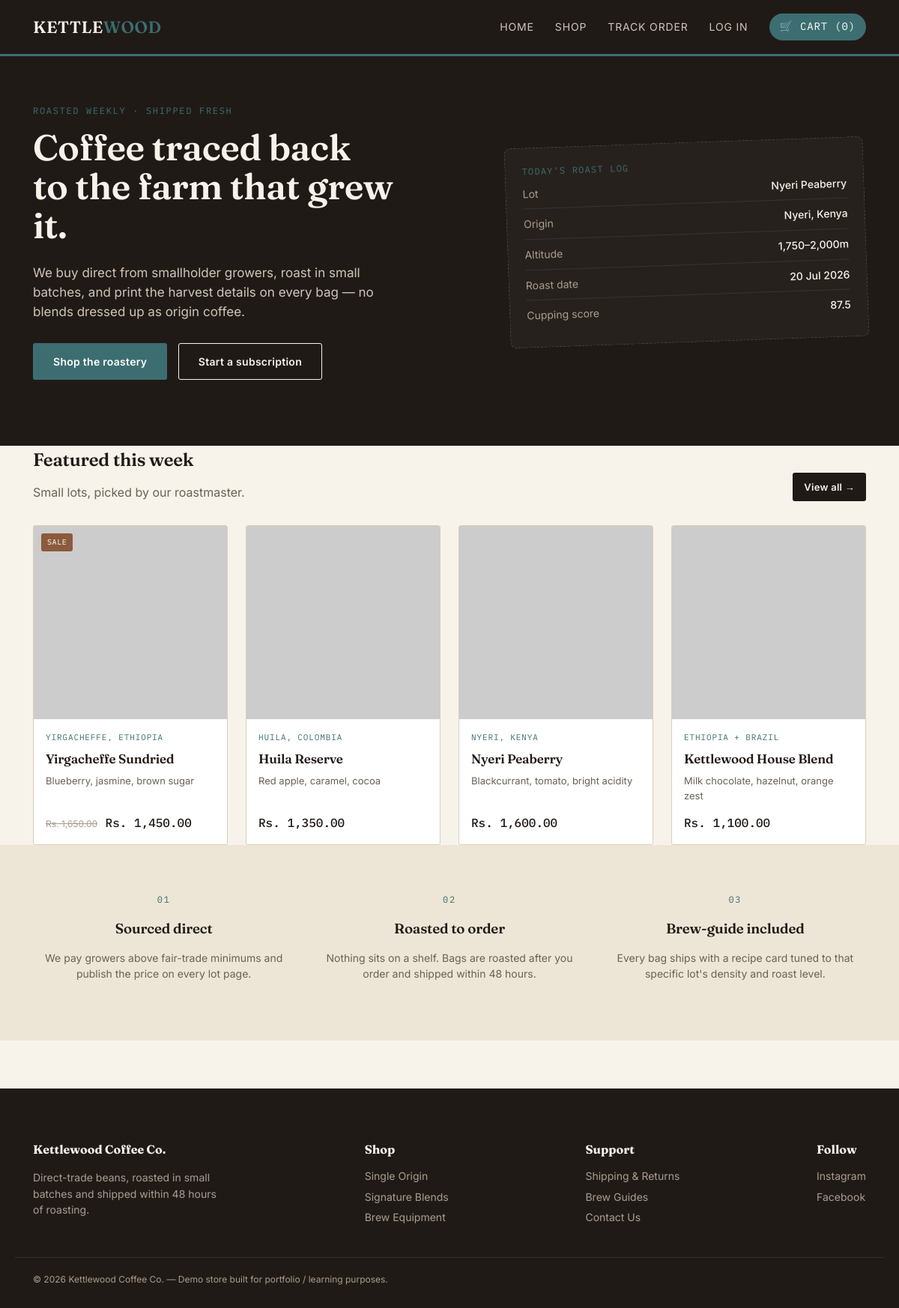
The page / on the database its author committed.
### tables this page shows
CREATE TABLE products (
    id INT AUTO_INCREMENT PRIMARY KEY,
    category_id INT NOT NULL,
    name VARCHAR(150) NOT NULL,
    slug VARCHAR(150) NOT NULL UNIQUE,
    sku VARCHAR(30) NOT NULL UNIQUE,
    price DECIMAL(10, 2) NOT NULL,
    compare_price DECIMAL(10, 2) DEFAULT NULL,
    origin VARCHAR(100) DEFAULT NULL,
    altitude VARCHAR(50) DEFAULT NULL,
    roast_level VARCHAR(30) DEFAULT NULL,
    tasting_notes VARCHAR(255) DEFAULT NULL,
    description TEXT,
    image VARCHAR(255) DEFAULT NULL,
    stock INT NOT NULL DEFAULT 0,
    is_featured TINYINT(1) NOT NULL DEFAULT 0,
    created_at TIMESTAMP DEFAULT CURRENT_TIMESTAMP,
    FOREIGN KEY (category_id) REFERENCES categories (id)
);

### includes/functions.php (called while the page is built, shortened)
<?php
function money($amount) {
    return CURRENCY . number_format((float)$amount, 2);
}
function image_src($filename) {
    return 'https://placehold.co/600x600/201A17/EDE6D6?text=' . urlencode('KETTLEWOOD');
}

### index.php (the view, shortened to what this page needs)
<?php
require_once 'config.php';
require_once 'includes/functions.php';
require 'includes/header.php';
$featured = mysqli_query($conn, "SELECT * FROM products WHERE is_featured = 1 LIMIT 4");
?>
<section class="hero">
    <div class="wrap">
        <div>
            <div class="eyebrow">Roasted weekly &middot; Shipped fresh</div>
            <h1>Coffee traced back<br>to the farm that grew it.</h1>
            <p>We buy direct from smallholder growers, roast in small batches, and print the harvest details on every bag — no blends dressed up as origin coffee.</p>
            <a href="shop.php" class="btn btn-primary">Shop the roastery</a>
            <a href="shop.php?category=subscriptions" class="btn btn-outline" style="margin-left:10px;">Start a subscription</a>
        </div>
        <div class="stamp">
            <div class="stamp-title">Today's Roast Log</div>
            <div class="stamp-row"><span>Lot</span><b>Nyeri Peaberry</b></div>
            <div class="stamp-row"><span>Origin</span><b>Nyeri, Kenya</b></div>
            <div class="stamp-row"><span>Altitude</span><b>1,750–2,000m</b></div>
            <div class="stamp-row"><span>Roast date</span><b><?= date('d M Y') ?></b></div>
            <div class="stamp-row"><span>Cupping score</span><b>87.5</b></div>
        </div>
    </div>
</section>
<section class="wrap">
    <div class="section-head">
        <div>
            <h2>Featured this week</h2>
            <p>Small lots, picked by our roastmaster.</p>
        </div>
        <a href="shop.php" class="btn btn-dark btn-sm">View all →</a>
    </div>
    <div class="grid">
        <?php while ($p = mysqli_fetch_assoc($featured)): ?>
            <a href="product.php?slug=<?= urlencode($p['slug']) ?>" class="card">
                <div class="card-img-wrap">
                    <?php if ($p['compare_price']): ?><span class="badge-featured">SALE</span><?php endif; ?>
                    <div class="card-img"><img src="<?= image_src($p['image']) ?>" alt="<?= htmlspecialchars($p['name']) ?>"></div>
                </div>
                <div class="card-body">
                    <?php if ($p['origin']): ?><div class="card-tag"><?= htmlspecialchars($p['origin']) ?></div><?php endif; ?>
                    <h3><?= htmlspecialchars($p['name']) ?></h3>
                    <?php if ($p['tasting_notes']): ?><p class="card-notes"><?= htmlspecialchars($p['tasting_notes']) ?></p><?php endif; ?>
                    <div class="card-price-row">
                        <div>
                            <?php if ($p['compare_price']): ?><span class="price-strike"><?= money($p['compare_price']) ?></span><?php endif; ?>
                            <span class="price"><?= money($p['price']) ?></span>
                        </div>
                    </div>
                </div>
            </a>
        <?php endwhile; ?>
    </div>
</section>
<section style="background:var(--parchment);">
    <div class="wrap" style="display:grid;grid-template-columns:repeat(3,1fr);gap:32px;text-align:center;">
        <div>
            <div class="eyebrow">01</div>
            <h3>Sourced direct</h3>
            <p style="color:#6b6156;font-size:14px;">We pay growers above fair-trade minimums and publish the price on every lot page.</p>
        </div>
        <div>
            <div class="eyebrow">02</div>
            <h3>Roasted to order</h3>
            <p style="color:#6b6156;font-size:14px;">Nothing sits on a shelf. Bags are roasted after you order and shipped within 48 hours.</p>
        </div>
        <div>
            <div class="eyebrow">03</div>
            <h3>Brew-guide included</h3>
            <p style="color:#6b6156;font-size:14px;">Every bag ships with a recipe card tuned to that specific lot's density and roast level.</p>
        </div>
    </div>
</section>
<?php require 'includes/footer.php'; ?>

### css/style.css (style rules this page uses)
:root { --charcoal: #201A17; --ink: #2B2420; --ecru: #F7F3EA; --parchment: #EDE6D6; --teal: #3C6E71; --teal-dark: #2A4F51; --copper: #8C5A3C; --line: #D9CFBC; --radius: 3px; }
* { box-sizing: border-box; }
body { margin: 0; background: var(--ecru); color: var(--ink); font-family: 'Inter', sans-serif; font-size: 16px; line-height: 1.55; }
h1, h2, h3, .display { font-family: 'Fraunces', serif; font-weight: 600; color: var(--charcoal); letter-spacing: -0.01em; margin: 0 0 0.5em; }
a { color: inherit; text-decoration: none; }
img { max-width: 100%; display: block; }
.wrap { max-width: 1160px; margin: 0 auto; padding: 0 24px; }
.hero { background: var(--charcoal); color: var(--ecru); padding: 64px 0 88px; position: relative; overflow: hidden; }
.hero .wrap { display: grid; grid-template-columns: 1.1fr 0.9fr; gap: 48px; align-items: center; }
.eyebrow { font-family: 'IBM Plex Mono', monospace; text-transform: uppercase; font-size: 12px; letter-spacing: 0.14em; color: var(--teal); margin-bottom: 14px; }
.hero h1 { font-size: 48px; line-height: 1.08; color: var(--ecru); max-width: 520px; }
.hero p { color: #cfc6b8; font-size: 17px; max-width: 460px; margin-bottom: 28px; }
.stamp { border: 1.5px dashed #4d443a; border-radius: 8px; padding: 22px; transform: rotate(-2deg); background: rgba(237,230,214,0.03); }
.stamp .stamp-title { font-family: 'IBM Plex Mono', monospace; font-size: 12px; letter-spacing: 0.1em; text-transform: uppercase; color: var(--teal); }
.stamp .stamp-row { display: flex; justify-content: space-between; padding: 9px 0; border-bottom: 1px solid #3a332c; font-size: 14px; }
.stamp .stamp-row:last-child { border-bottom: none; }
.stamp .stamp-row b { color: var(--ecru); font-weight: 500; }
.stamp .stamp-row span:first-child { color: #a89e8f; }
.btn { display: inline-block; padding: 13px 26px; border-radius: var(--radius); font-size: 14px; font-weight: 600; letter-spacing: 0.02em; cursor: pointer; border: 1px solid transparent; transition: transform .12s ease, background .15s ease; }
.btn-primary { background: var(--teal); color: #fff; }
.btn-outline { background: transparent; border-color: var(--ecru); color: var(--ecru); }
.btn-dark { background: var(--charcoal); color: var(--ecru); }
.btn-sm { padding: 8px 14px; font-size: 13px; }
section { padding: 64px 0; }
.section-head { display: flex; justify-content: space-between; align-items: flex-end; margin-bottom: 32px; }
.section-head p { color: #6b6156; margin: 0; }
.grid { display: grid; grid-template-columns: repeat(4, 1fr); gap: 24px; }
.card { background: #fff; border: 1px solid var(--line); border-radius: var(--radius); overflow: hidden; display: flex; flex-direction: column; transition: box-shadow .18s ease, transform .18s ease; }
.card-img { aspect-ratio: 1/1; background: var(--parchment); overflow: hidden; }
.card-img img { width: 100%; height: 100%; object-fit: cover; }
.card-body { padding: 16px; display: flex; flex-direction: column; gap: 6px; flex: 1; }
.card-tag { font-family: 'IBM Plex Mono', monospace; font-size: 11px; text-transform: uppercase; letter-spacing: 0.08em; color: var(--teal); }
.card-body h3 { font-size: 17px; margin: 0; }
.card-notes { font-size: 13px; color: #6b6156; margin: 0 0 8px; }
.card-price-row { margin-top: auto; display: flex; align-items: center; justify-content: space-between; }
.price { font-family: 'IBM Plex Mono', monospace; font-weight: 500; color: var(--charcoal); }
.price-strike { color: #a89e8f; text-decoration: line-through; font-size: 12px; margin-right: 6px; }
.badge-featured { position: absolute; margin: 10px; background: var(--copper); color: #fff; font-size: 10px; padding: 4px 8px; border-radius: 3px; font-family: 'IBM Plex Mono', monospace; text-transform: uppercase; letter-spacing: 0.06em; }
.card-img-wrap { position: relative; }

### rows shown on the page
products: shows "SALE", origin "YIRGACHEFFE, ETHIOPIA", name "Yirgacheffe Sundried", tasting_notes "Blueberry, jasmine, brown sugar", compare_price "Rs. 1,650.00", price "Rs. 1,450.00"
products: origin "HUILA, COLOMBIA", name "Huila Reserve", tasting_notes "Red apple, caramel, cocoa", price "Rs. 1,350.00"
products: origin "NYERI, KENYA", name "Nyeri Peaberry", tasting_notes "Blackcurrant, tomato, bright acidity", price "Rs. 1,600.00"
products: origin "ETHIOPIA + BRAZIL", name "Kettlewood House Blend", tasting_notes "Milk chocolate, hazelnut, orange zest", price "Rs. 1,100.00"

### other values the page prints
cart_count() "0"
